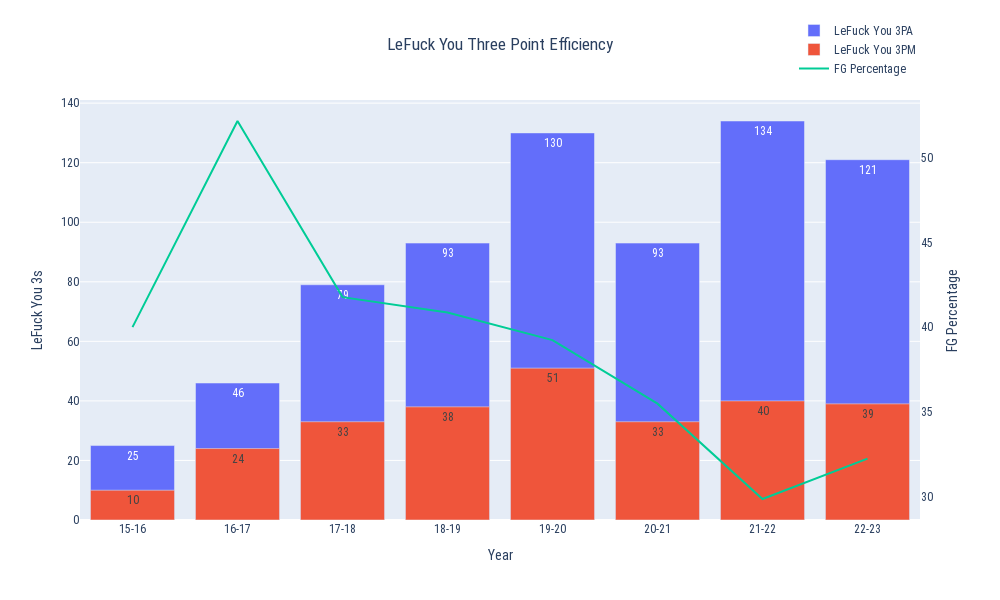

Write notebook code for a chart like this one.
### Code cell
plot_efficiency('', '15-16', '22-23', True, bron_df)

### Figure 1 — Plotly figure (JSON) as saved in the notebook; plotly's stock layout.template omitted (floating-point values rounded to 4 significant figures)
{"data": [{"name": "LeFuck You 3PA", "text": [25, 46, 79, 93, 130, 93, 134, 121], "textposition": "auto", "type": "bar", "x": ["15-16", "16-17", "17-18", "18-19", "19-20", "20-21", "21-22", "22-23"], "y": [25, 46, 79, 93, 130, 93, 134, 121]}, {"name": "LeFuck You 3PM", "text": [10, 24, 33, 38, 51, 33, 40, 39], "textposition": "auto", "type": "bar", "x": ["15-16", "16-17", "17-18", "18-19", "19-20", "20-21", "21-22", "22-23"], "y": [10, 24, 33, 38, 51, 33, 40, 39]}, {"mode": "lines", "name": "FG Percentage", "type": "scatter", "x": ["15-16", "16-17", "17-18", "18-19", "19-20", "20-21", "21-22", "22-23"], "y": [40, 52.17, 41.77, 40.86, 39.23, 35.48, 29.85, 32.23], "yaxis": "y2"}], "layout": {"barmode": "overlay", "font": {"family": "Roboto Condensed"}, "height": 600, "legend": {"x": 0.85, "y": 1.2}, "title": {"text": "LeFuck You Three Point Efficiency", "x": 0.5}, "width": 1000, "xaxis": {"categoryarray": ["15-16", "16-17", "17-18", "18-19", "19-20", "20-21", "21-22", "22-23"], "categoryorder": "array", "title": {"text": "Year"}, "type": "category"}, "yaxis": {"title": {"text": "LeFuck You 3s"}}, "yaxis2": {"overlaying": "y", "showgrid": false, "side": "right", "title": {"text": "FG Percentage"}}}}
